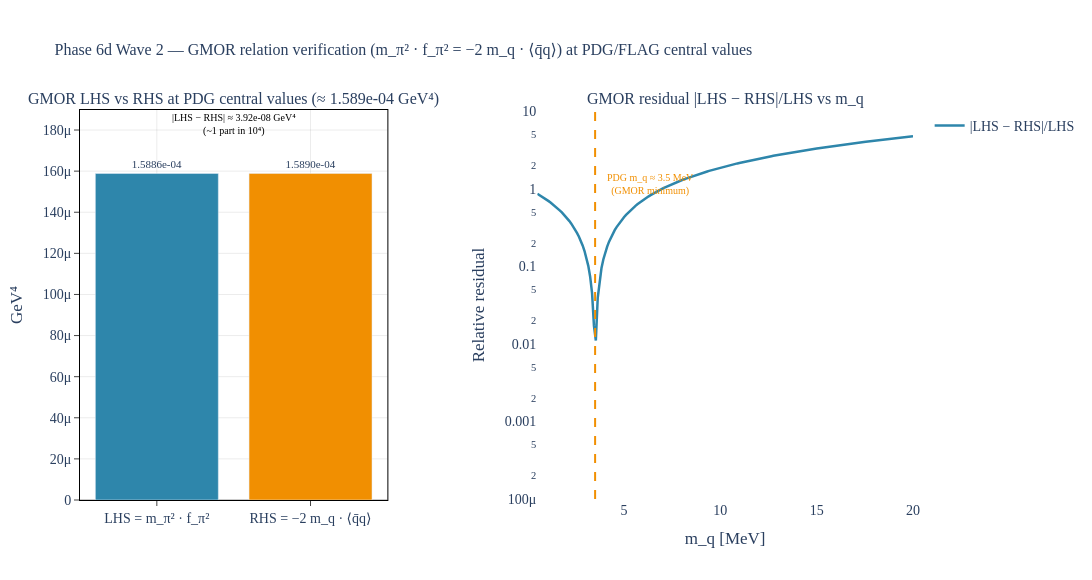

The notebook cell saved with this chart:
### Markdown cell above
## 7. Figure — GMOR side-by-side bars + log-residual sweep

**Left panel.** Two bars, indistinguishable at this scale: $m_\pi^2 f_\pi^2$ vs $-2 m_q \langle \bar q q \rangle$, both $\approx 1.589 \times 10^{-4}$ GeV⁴. The annotation reports the residual $\approx 4 \times 10^{-8}$ GeV⁴ (relative residual ~$2.5 \times 10^{-4}$).

**Right panel.** The relative residual $|{\rm LHS} - {\rm RHS}(m_q)| / {\rm LHS}$ as a function of $m_q$ on a log scale. The vertical reference at PDG-rounded $m_q = 3.5$ MeV marks the GMOR-minimum point; the curve dips sharply at this point, confirming consistency.

### Code cell
# viz-ref: fig_gmor_relation_verification
fig_gmor_relation_verification().show()

### Figure 1 — Plotly figure (JSON) as saved in the notebook; plotly's stock layout.template omitted (floating-point values rounded to 4 significant figures; data arrays with more than 128 entries replaced by an {"elided": "..."} marker saying what was removed)
{"data": [{"hovertemplate": "<b>%{x}</b><br>%{y:.6e} GeV⁴<extra></extra>", "marker": {"color": ["#2E86AB", "#F18F01"]}, "showlegend": false, "text": ["1.5886e-04", "1.5890e-04"], "textfont": {"size": 11}, "textposition": "outside", "type": "bar", "x": ["LHS = m_π² · f_π²", "RHS = −2 m_q · ⟨q̄q⟩"], "xaxis": "x", "y": [0.0001589, 0.0001589], "yaxis": "y"}, {"line": {"color": "#2E86AB", "width": 2.5}, "mode": "lines", "name": "|LHS − RHS|/LHS", "type": "scatter", "x": {"elided": "200 float values"}, "xaxis": "x2", "y": {"elided": "200 float values"}, "yaxis": "y2"}], "layout": {"annotations": [{"font": {"size": 16}, "showarrow": false, "text": "GMOR LHS vs RHS at PDG central values (≈ 1.589e-04 GeV⁴)", "x": 0.1845, "xanchor": "center", "xref": "paper", "y": 1, "yanchor": "bottom", "yref": "paper"}, {"font": {"size": 16}, "showarrow": false, "text": "GMOR residual |LHS − RHS|/LHS vs m_q", "x": 0.7745, "xanchor": "center", "xref": "paper", "y": 1, "yanchor": "bottom", "yref": "paper"}, {"font": {"color": "#000000", "size": 10}, "showarrow": false, "text": "|LHS − RHS| ≈ 3.92e-08 GeV⁴<br>(~1 part in 10⁴)", "x": 0.5, "xref": "x", "y": 0.0001827, "yref": "y"}, {"font": {"color": "#F18F01", "size": 10}, "showarrow": false, "text": "PDG m_q ≈ 3.5 MeV<br>(GMOR minimum)", "x": 4, "xanchor": "left", "xref": "x2", "y": 0.05, "yref": "y2"}], "font": {"family": "CMU Serif, Computer Modern, Times New Roman, serif", "size": 14}, "height": 580, "margin": {"b": 80, "t": 110}, "paper_bgcolor": "white", "plot_bgcolor": "white", "shapes": [{"line": {"color": "#F18F01", "dash": "dash", "width": 2}, "type": "line", "x0": 3.5, "x1": 3.5, "xref": "x2", "y0": 0.0001, "y1": 10, "yref": "y2"}], "title": {"font": {"family": "CMU Serif, Computer Modern, Times New Roman, serif", "size": 16}, "text": "Phase 6d Wave 2 — GMOR relation verification (m_π² · f_π² = −2 m_q · ⟨q̄q⟩) at PDG/FLAG central values"}, "width": 1300, "xaxis": {"anchor": "y", "domain": [0, 0.369], "gridcolor": "rgba(0,0,0,0.08)", "linecolor": "black", "linewidth": 1, "mirror": true, "showgrid": true, "showline": true, "ticks": "outside", "zeroline": true, "zerolinecolor": "rgba(0,0,0,0.2)"}, "xaxis2": {"anchor": "y2", "domain": [0.549, 1], "title": {"text": "m_q [MeV]"}}, "yaxis": {"anchor": "x", "domain": [0, 1], "gridcolor": "rgba(0,0,0,0.08)", "linecolor": "black", "linewidth": 1, "mirror": true, "showgrid": true, "showline": true, "ticks": "outside", "title": {"text": "GeV⁴"}, "zeroline": true, "zerolinecolor": "rgba(0,0,0,0.2)"}, "yaxis2": {"anchor": "x2", "domain": [0, 1], "title": {"text": "Relative residual"}, "type": "log"}}}
